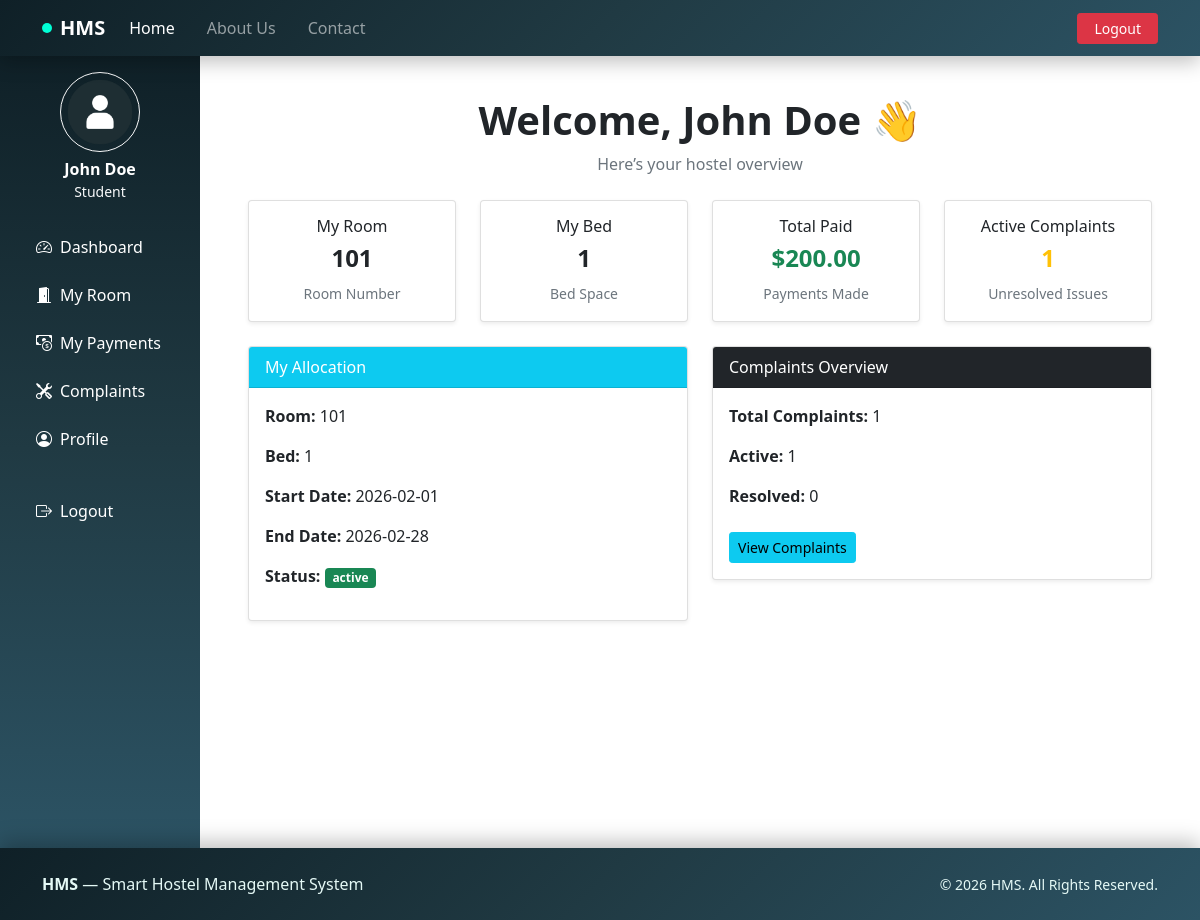
The page /student/dashboard.php (signed in) on the database its author committed.
### tables this page shows
CREATE TABLE `allocations` (
  `id` int(11) UNSIGNED NOT NULL,
  `student_id` int(10) UNSIGNED NOT NULL,
  `room_id` int(11) UNSIGNED NOT NULL,
  `bed_id` int(11) UNSIGNED NOT NULL,
  `start_date` date NOT NULL,
  `end_date` date DEFAULT NULL,
  `allocation_date` timestamp NOT NULL DEFAULT current_timestamp(),
  `status` enum('active','inactive') DEFAULT 'active',
  `created_at` timestamp NOT NULL DEFAULT current_timestamp(),
  `updated_at` timestamp NOT NULL DEFAULT current_timestamp() ON UPDATE current_timestamp()
);

CREATE TABLE `rooms` (
  `id` int(11) UNSIGNED NOT NULL,
  `room_number` varchar(10) NOT NULL,
  `room_type_id` int(11) UNSIGNED NOT NULL,
  `floor` int(11) DEFAULT 1,
  `bed_capacity` int(11) DEFAULT 1,
  `status` enum('available','booked','maintenance') DEFAULT 'available',
  `notes` text DEFAULT NULL,
  `created_at` timestamp NOT NULL DEFAULT current_timestamp(),
  `updated_at` timestamp NOT NULL DEFAULT current_timestamp() ON UPDATE current_timestamp()
);

CREATE TABLE `beds` (
  `id` int(11) UNSIGNED NOT NULL,
  `room_id` int(11) NOT NULL,
  `bed_number` varchar(10) NOT NULL,
  `status` enum('available','booked','maintenance') DEFAULT 'available',
  `notes` text DEFAULT NULL,
  `created_at` timestamp NOT NULL DEFAULT current_timestamp(),
  `updated_at` timestamp NOT NULL DEFAULT current_timestamp() ON UPDATE current_timestamp()
);

### student/dashboard.php (the view)
<?php
include('includes/dashboardheader.php');
$student_id = $_SESSION['user_id'];
$allocationResult = mysqli_query($conn, "
    SELECT a.*, r.room_number, b.bed_number
    FROM allocations a
    LEFT JOIN rooms r ON a.room_id = r.id
    LEFT JOIN beds b ON a.bed_id = b.id
    WHERE a.student_id = '$student_id'
    ORDER BY a.created_at DESC
    LIMIT 1
");
$allocation = mysqli_fetch_assoc($allocationResult);
$totalPaidResult = mysqli_query($conn, "
    SELECT SUM(p.amount) AS total_paid
    FROM payments p
    LEFT JOIN allocations a ON p.allocation_id = a.id
    WHERE a.student_id = '$student_id' AND p.status='paid'
");
$totalPaid = mysqli_fetch_assoc($totalPaidResult)['total_paid'] ?? 0;
$complaintsResult = mysqli_query($conn, "
    SELECT COUNT(*) AS total FROM complaints
    WHERE student_id = '$student_id'
");
$totalComplaints = mysqli_fetch_assoc($complaintsResult)['total'] ?? 0;
$activeComplaintsResult = mysqli_query($conn, "
    SELECT COUNT(*) AS total FROM complaints
    WHERE student_id = '$student_id' AND status != 'resolved'
");
$activeComplaints = mysqli_fetch_assoc($activeComplaintsResult)['total'] ?? 0;
?>
<div class="container-fluid py-4">
    <div class="mb-4 text-center">
        <h1 class="fw-bold">Welcome, <?= htmlspecialchars($_SESSION['full_name']); ?> 👋</h1>
        <p class="text-muted">Here’s your hostel overview</p>
    </div>
    <div class="row g-4 mb-4">
        <div class="col-md-3">
            <div class="card shadow-sm text-center">
                <div class="card-body">
                    <h6>My Room</h6>
                    <h4 class="fw-bold">
                        <?= $allocation ? htmlspecialchars($allocation['room_number']) : 'N/A'; ?>
                    </h4>
                    <small class="text-muted">Room Number</small>
                </div>
            </div>
        </div>
        <div class="col-md-3">
            <div class="card shadow-sm text-center">
                <div class="card-body">
                    <h6>My Bed</h6>
                    <h4 class="fw-bold">
                        <?= $allocation ? htmlspecialchars($allocation['bed_number']) : 'N/A'; ?>
                    </h4>
                    <small class="text-muted">Bed Space</small>
                </div>
            </div>
        </div>
        <div class="col-md-3">
            <div class="card shadow-sm text-center">
                <div class="card-body">
                    <h6>Total Paid</h6>
                    <h4 class="fw-bold text-success">
                        $<?= number_format($totalPaid, 2); ?>
                    </h4>
                    <small class="text-muted">Payments Made</small>
                </div>
            </div>
        </div>
        <div class="col-md-3">
            <div class="card shadow-sm text-center">
                <div class="card-body">
                    <h6>Active Complaints</h6>
                    <h4 class="fw-bold text-warning">
                        <?= $activeComplaints; ?>
                    </h4>
                    <small class="text-muted">Unresolved Issues</small>
                </div>
            </div>
        </div>
    </div>
    <div class="row g-4">
        <div class="col-md-6">
            <div class="card shadow-sm">
                <div class="card-header bg-info text-white">
                    My Allocation
                </div>
                <div class="card-body">
                    <?php if($allocation): ?>
                        <p><strong>Room:</strong> <?= htmlspecialchars($allocation['room_number']); ?></p>
                        <p><strong>Bed:</strong> <?= htmlspecialchars($allocation['bed_number']); ?></p>
                        <p><strong>Start Date:</strong> <?= htmlspecialchars($allocation['start_date']); ?></p>
                        <p><strong>End Date:</strong>
                            <?= $allocation['end_date'] ? htmlspecialchars($allocation['end_date']) : 'Not set'; ?>
                        </p>
                        <p><strong>Status:</strong>
                            <span class="badge bg-success">
                                <?= htmlspecialchars($allocation['status']); ?>
                            </span>
                        </p>
                    <?php else: ?>
                        <div class="alert alert-warning">
                            You have not been allocated a room yet.
                        </div>
                    <?php endif; ?>
                </div>
            </div>
        </div>
        <div class="col-md-6">
            <div class="card shadow-sm">
                <div class="card-header bg-dark text-white">
                    Complaints Overview
                </div>
                <div class="card-body">
                    <p><strong>Total Complaints:</strong> <?= $totalComplaints; ?></p>
                    <p><strong>Active:</strong> <?= $activeComplaints; ?></p>
                    <p><strong>Resolved:</strong> <?= $totalComplaints - $activeComplaints; ?></p>
                    <a href="complaints.php" class="btn btn-info btn-sm mt-2">
                        View Complaints
                    </a>
                </div>
            </div>
        </div>
    </div>
</div>
<?php include('includes/dashboardfooter.php'); ?>

### rows shown on the page
allocations: room.room_number "101", bed.bed_number "1", start_date "2026-02-01", end_date "2026-02-28", status "active"

### other values the page prints
$_SESSION['full_name'] "John Doe"
$totalPaid "200.00"
$activeComplaints "1"
$totalComplaints "1"
$totalComplaints - $activeComplaints "0"
